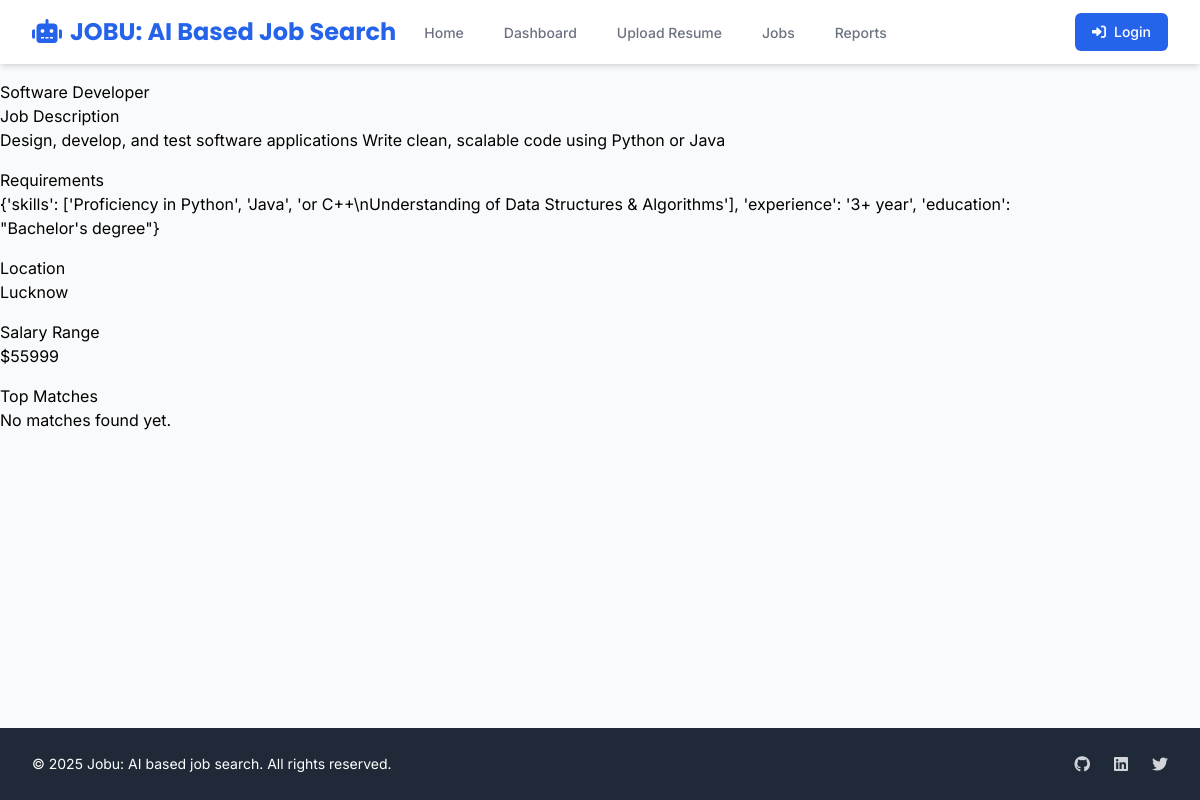
The page /jobs/7 on the database its author committed.
### models.py (models this page shows)
class JobPosting(db.Model):
    __tablename__ = 'job_postings'
    id = db.Column(db.Integer, primary_key=True)
    title = db.Column(db.String(100), nullable=False)
    department = db.Column(db.String(50))
    location = db.Column(db.String(100))
    description = db.Column(db.Text)
    requirements = db.Column(JSONEncodedDict)  # Required skills, experience, etc.
    salary_range = db.Column(db.String(50))
    status = db.Column(db.String(20), default='active')
    created_at = db.Column(db.DateTime, default=datetime.utcnow)
    updated_at = db.Column(db.DateTime, default=datetime.utcnow, onupdate=datetime.utcnow)
    applications = db.relationship('Application', backref='job_posting', lazy=True)

### app.py (the view, shortened to what this page needs)
@app.route('/jobs/<int:job_id>')
def view_job(job_id):
    job = JobPosting.query.get_or_404(job_id)
    applications = Application.query.filter_by(job_posting_id=job_id)\
        .order_by(Application.match_score.desc()).all()
    matches = []
    return render_template('job_details.html',
                         job=job,
                         matches=matches)

### models.py (called while the page is built)
    def process_result_value(self, value, dialect):
        if value is None:
            return {}
        return json.loads(value)

### templates/job_details.html (shortened to what this page needs)
{% extends "base.html" %}
{% block content %}
<div class="container mt-4">
    <div class="row">
        <div class="col-md-8">
            <div class="card mb-4">
                <div class="card-header">
                    <h2>{{ job.title }}</h2>
                </div>
                <div class="card-body">
                    <h5 class="card-title">Job Description</h5>
                    <p class="card-text">{{ job.description }}</p>
                    <h5 class="card-title mt-4">Requirements</h5>
                    <p class="card-text">{{ job.requirements }}</p>
                    <h5 class="card-title mt-4">Location</h5>
                    <p class="card-text">{{ job.location }}</p>
                    <h5 class="card-title mt-4">Salary Range</h5>
                    <p class="card-text">{{ job.salary_range }}</p>
                </div>
            </div>
        </div>
        <div class="col-md-4">
            <div class="card">
                <div class="card-header">
                    <h4>Top Matches</h4>
                </div>
                <div class="card-body">
                    {% if matches %}
                        {% for match in matches %}
                            <div class="mb-3">
                                <h6>{{ match.candidate.name }}</h6>
                                <div class="progress mb-2">
                                    <div class="progress-bar" role="progressbar"
                                         style="width: {{ match.match_score }}%"
                                         aria-valuenow="{{ match.match_score }}"
                                         aria-valuemin="0"
                                         aria-valuemax="100">
                                        {{ match.match_score }}%
                                    </div>
                                </div>
                                <p class="small text-muted">
                                    {% if match.feedback is string %}
                                        {{ match.feedback }}
                                    {% else %}
                                        {{ match.feedback.get('summary', 'No feedback available') }}
                                    {% endif %}
                                </p>
                            </div>
                        {% endfor %}
                    {% else %}
                        <p class="text-muted">No matches found yet.</p>
                    {% endif %}
                </div>
            </div>
        </div>
    </div>
</div>
{% endblock %}

### templates/base.html (style rules this page uses)
.font-body { font-family: 'Inter', sans-serif; }

### rows shown on the page
JobPosting: title "Software Developer", description "Design, develop, and test software applications Write clean, scalable code using Python or Java", requirements "{'skills': ['Proficiency in Python', 'Java', 'or C++\\nUnderstanding of Data Structures & Algorithms'], 'experience': '3+ year', 'education': \"Bachelor's degree\"}", location "Lucknow", salary_range "$55999"
